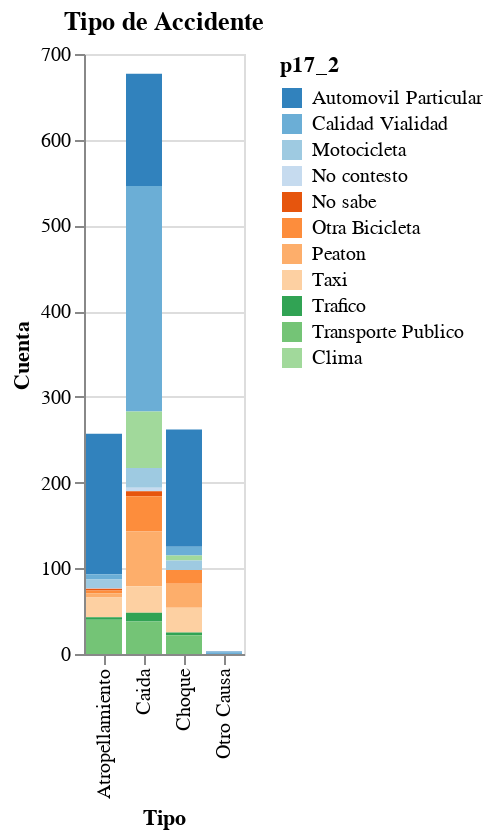

Notebook source saved alongside this figure:
### Code cell
DeepnoteChart(tipo_accidente, """{"layer":[{"layer":[{"mark":{"clip":true,"type":"bar","tooltip":true},"encoding":{"x":{"axis":{"title":"Tipo"},"sort":null,"type":"nominal","field":"p17_1","scale":{"type":"linear"},"stack":"zero"},"y":{"axis":{"title":"Cuenta"},"sort":null,"type":"quantitative","field":"Count","scale":{"type":"linear"},"stack":"zero","format":{"type":"default","decimals":null},"aggregate":"sum","formatType":"numberFormatFromNumberType"},"color":{"sort":null,"type":"nominal","field":"p17_2","scale":{"scheme":"category20c"}}}}]}],"title":"Tipo de Accidente","config":{"legend":{}},"$schema":"https://vega.github.io/schema/vega-lite/v5.json","encoding":{},"usermeta":{}}""")

### Figure 1 — Vega-Lite specification as saved in the notebook (floating-point values rounded to 4 significant figures)
{"$schema": "https://vega.github.io/schema/vega-lite/v5.json", "config": {"legend": {}}, "data": {"values": [{"Count": 164, "p17_1": "Atropellamiento", "p17_2": "Automovil Particular"}, {"Count": 6, "p17_1": "Atropellamiento", "p17_2": "Calidad Vialidad"}, {"Count": 10, "p17_1": "Atropellamiento", "p17_2": "Motocicleta"}, {"Count": 1, "p17_1": "Atropellamiento", "p17_2": "No contesto"}, {"Count": 2, "p17_1": "Atropellamiento", "p17_2": "No sabe"}, {"Count": 3, "p17_1": "Atropellamiento", "p17_2": "Otra Bicicleta"}, {"Count": 5, "p17_1": "Atropellamiento", "p17_2": "Peaton"}, {"Count": 23, "p17_1": "Atropellamiento", "p17_2": "Taxi"}, {"Count": 3, "p17_1": "Atropellamiento", "p17_2": "Trafico"}, {"Count": 40, "p17_1": "Atropellamiento", "p17_2": "Transporte Publico"}, {"Count": 131, "p17_1": "Caida", "p17_2": "Automovil Particular"}, {"Count": 263, "p17_1": "Caida", "p17_2": "Calidad Vialidad"}, {"Count": 66, "p17_1": "Caida", "p17_2": "Clima"}, {"Count": 23, "p17_1": "Caida", "p17_2": "Motocicleta"}, {"Count": 4, "p17_1": "Caida", "p17_2": "No contesto"}, {"Count": 6, "p17_1": "Caida", "p17_2": "No sabe"}, {"Count": 41, "p17_1": "Caida", "p17_2": "Otra Bicicleta"}, {"Count": 64, "p17_1": "Caida", "p17_2": "Peaton"}, {"Count": 31, "p17_1": "Caida", "p17_2": "Taxi"}, {"Count": 10, "p17_1": "Caida", "p17_2": "Trafico"}, {"Count": 38, "p17_1": "Caida", "p17_2": "Transporte Publico"}, {"Count": 137, "p17_1": "Choque", "p17_2": "Automovil Particular"}, {"Count": 10, "p17_1": "Choque", "p17_2": "Calidad Vialidad"}, {"Count": 6, "p17_1": "Choque", "p17_2": "Clima"}, {"Count": 11, "p17_1": "Choque", "p17_2": "Motocicleta"}, {"Count": 16, "p17_1": "Choque", "p17_2": "Otra Bicicleta"}, {"Count": 28, "p17_1": "Choque", "p17_2": "Peaton"}, {"Count": 29, "p17_1": "Choque", "p17_2": "Taxi"}, {"Count": 3, "p17_1": "Choque", "p17_2": "Trafico"}, {"Count": 22, "p17_1": "Choque", "p17_2": "Transporte Publico"}, {"Count": 1, "p17_1": "Otro Causa", "p17_2": "Automovil Particular"}, {"Count": 2, "p17_1": "Otro Causa", "p17_2": "Calidad Vialidad"}]}, "encoding": {}, "layer": [{"layer": [{"encoding": {"color": {"field": "p17_2", "scale": {"scheme": "category20c"}, "sort": null, "type": "nominal"}, "x": {"axis": {"title": "Tipo"}, "field": "p17_1", "scale": {"type": "linear"}, "sort": null, "stack": "zero", "type": "nominal"}, "y": {"aggregate": "sum", "axis": {"title": "Cuenta"}, "field": "Count", "format": {"decimals": null, "type": "default"}, "formatType": "numberFormatFromNumberType", "scale": {"type": "linear"}, "sort": null, "stack": "zero", "type": "quantitative"}}, "mark": {"clip": true, "tooltip": true, "type": "bar"}}]}], "title": "Tipo de Accidente", "usermeta": {}}
